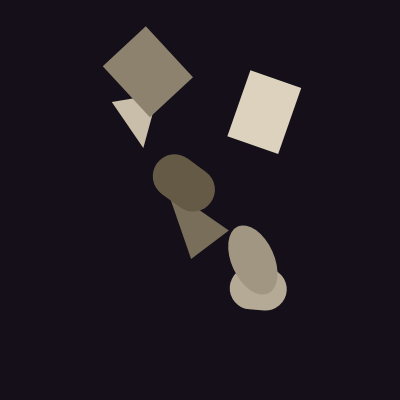
Frame 1 (no input)
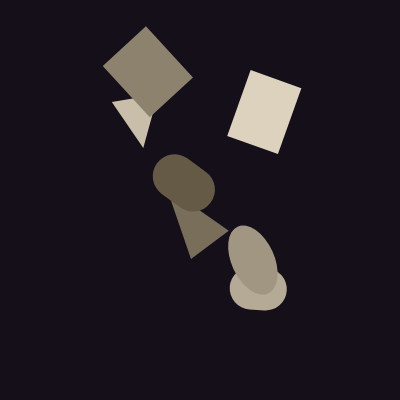
Frame 60 (no input)
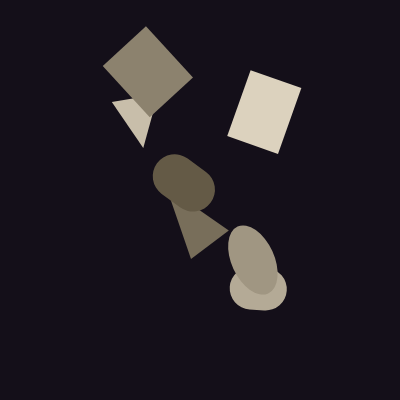
Frame 120 (the mouse pressed at the canvas centre since frame 60)

The p5.js sketch that drew these frames (run headless with seeded random() and noise() and a simulated clock; from frame 60 on, the mouse is pressed at the canvas centre):

// p5.js sketch
// ── sketch.js
let pieces = [];
let dragging = false;
let dragIndex = -1;
let dragOffset = { x: 0, y: 0 };
let bgColor, pieceColors;

function setup() {
  createCanvas(400, 400);
  bgColor = color(20, 15, 25);
  pieceColors = [
    color(220, 210, 190),
    color(200, 190, 170),
    color(180, 170, 150),
    color(160, 150, 130),
    color(140, 130, 110),
    color(120, 110, 90),
    color(100, 90, 70)
  ];
  
  // Create floating pieces
  for (let i = 0; i < 7; i++) {
    pieces.push({
      x: random(50, width - 50),
      y: random(50, height - 50),
      w: random(40, 80),
      h: random(40, 80),
      color: pieceColors[i],
      originalColor: pieceColors[i],
      rotation: random(TWO_PI),
      isDragging: false
    });
  }
}

function draw() {
  background(bgColor);
  
  // Draw pieces
  for (let i = 0; i < pieces.length; i++) {
    push();
    translate(pieces[i].x, pieces[i].y);
    rotate(pieces[i].rotation);
    fill(pieces[i].color);
    noStroke();
    
    // Draw different shapes for each piece
    switch(i % 4) {
      case 0: // Rectangle
        rectMode(CENTER);
        rect(0, 0, pieces[i].w, pieces[i].h);
        break;
      case 1: // Triangle
        triangle(-pieces[i].w/2, pieces[i].h/2, 
                 pieces[i].w/2, pieces[i].h/2, 
                 0, -pieces[i].h/2);
        break;
      case 2: // Diamond
        rectMode(CENTER);
        rect(0, 0, pieces[i].w, pieces[i].h, 45);
        break;
      case 3: // Circle
        ellipse(0, 0, pieces[i].w, pieces[i].h);
        break;
    }
    
    pop();
  }
  
  // Simulate slight movement over time for idle motion
  if (!dragging) {
    for (let i = 0; i < pieces.length; i++) {
      pieces[i].rotation += random(-0.001, 0.001);
    }
  }
}

function mousePressed() {
  // Check if we clicked on a piece
  for (let i = pieces.length - 1; i >= 0; i--) {
    let p = pieces[i];
    let d = dist(mouseX, mouseY, p.x, p.y);
    if (d < max(p.w, p.h) / 2) {
      dragging = true;
      dragIndex = i;
      dragOffset.x = p.x - mouseX;
      dragOffset.y = p.y - mouseY;
      pieces[i].isDragging = true;
      break;
    }
  }
}

function mouseDragged() {
  if (dragging && dragIndex >= 0) {
    pieces[dragIndex].x = mouseX + dragOffset.x;
    pieces[dragIndex].y = mouseY + dragOffset.y;
    
    // Add some rotation while dragging
    pieces[dragIndex].rotation += (mouseX - pmouseX) * 0.01;
  }
}

function mouseReleased() {
  if (dragging) {
    dragging = false;
    dragIndex = -1;
    
    // Snap back to original position with slight rotation
    for (let i = 0; i < pieces.length; i++) {
      pieces[i].isDragging = false;
      if (pieces[i].rotation > TWO_PI) pieces[i].rotation -= TWO_PI;
      if (pieces[i].rotation < 0) pieces[i].rotation += TWO_PI;
    }
  }
}
